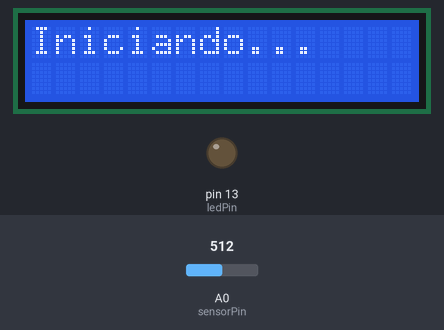
Simulated run of this sketch. Board: Arduino Uno, built with avr-gcc and run on an emulated ATmega328P. On the bench: 16×2 character LCD, output pins drawn as LEDs (lit = HIGH). The test bench sets the inputs (shaded band); at power-on: A0 (sensorPin) = 512. The modem accepts every AT command (registered, SIM ready, sends succeed) and sends nothing else; what the sketch prints to the serial monitor is not drawn.

Above: at 2.1 s.
At 5.2 s:
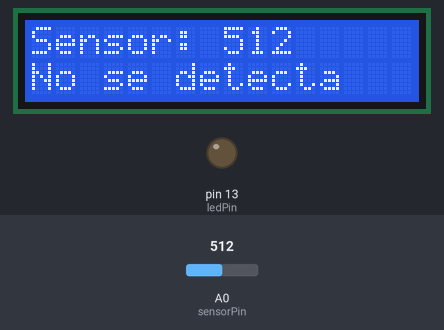
5.3 s: A0 (sensorPin) set to 990
At 9.5 s:
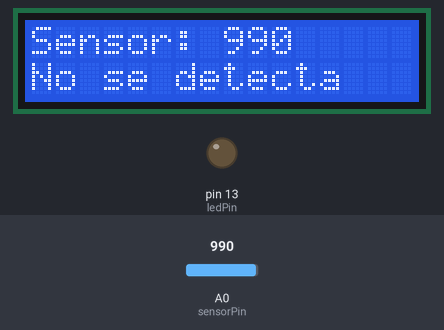
10.9 s: A0 (sensorPin) set to 1008
At 14.9 s:
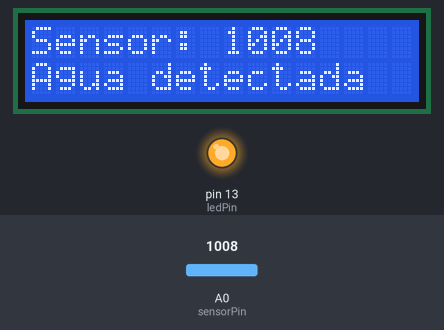
16.5 s: A0 (sensorPin) set to 1023
At 24.6 s:
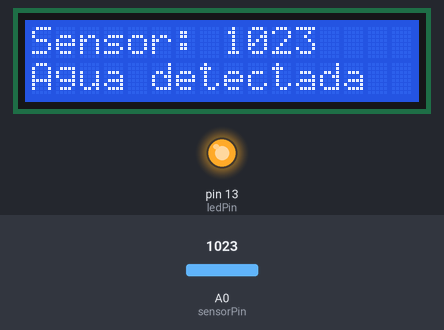
Timing chart, 0 to 26.1 s (numbered marks = the images above; inputs shaded):
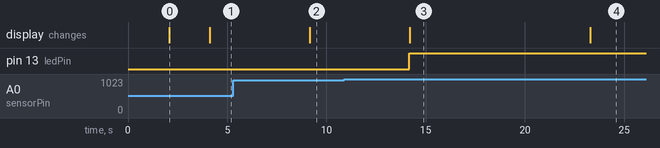

The sketch:

OK_nivel_agua_placa_solar_sim_copy.ino
```cpp
/* Componentes Necesarios
Placa Solar de 6V: Para generar energía.
Controlador de Carga Solar: Para gestionar la carga de la batería y proporcionar una salida de 5V.
Batería de 3.7V: La batería del móvil.
Regulador de Voltaje Step-Up (Boost Converter): Para elevar el voltaje de 3.7V a 5V si es necesario.
Arduino: Para el control del sistema.
Módulo GSM (SIM800L): Para enviar mensajes de WhatsApp.
Esquema de Conexión
Placa Solar:

Conecta los terminales del panel solar a la entrada del controlador de carga solar (positivo y negativo).
Controlador de Carga Solar:

Conecta la salida del controlador de carga a la batería (positivo y negativo).
Conecta la salida de 5V del controlador de carga al pin de 5V del Arduino y al pin GND.
Batería:

Conecta la batería al controlador de carga solar (positivo y negativo).
Ejemplo de Conexión

Placa Solar + ----> IN+ (Controlador de Carga)
Placa Solar - ----> IN- (Controlador de Carga)
Batería + ----> BAT+ (Controlador de Carga)
Batería - ----> BAT- (Controlador de Carga)
OUT+ (Controlador de Carga) ---> 5V (Arduino)
OUT- (Controlador de Carga) ---> GND (Arduino)

*/
#include <Wire.h>
#include <LiquidCrystal_I2C.h>
#include <SoftwareSerial.h>

// Configura la dirección I2C del display LCD (ajusta la dirección según el escaneo).
LiquidCrystal_I2C lcd(0x27, 16, 2); // Cambia 0x27 por la dirección correcta si es diferente.

SoftwareSerial gsm(7, 8); // RX, TX

const int sensorPin = A0; // Pin analógico al que está conectado el pin OUT del sensor
const int ledPin = 13;    // Pin del LED integrado en la placa Arduino

void setup()
{
    pinMode(ledPin, OUTPUT); // Configura el pin del LED como salida
    Serial.begin(9600);      // Inicia la comunicación serie a 9600 bps
    gsm.begin(9600);
    delay(1000);
    gsm.println("AT"); // Inicializar el módulo GSM
    delay(1000);

    // Inicializa el display LCD con 16 columnas y 2 filas.
    lcd.init();
    lcd.backlight(); // Enciende la luz de fondo del LCD.

    // Mensaje de bienvenida para verificar que el LCD funciona.
    lcd.setCursor(0, 0);
    lcd.print("Iniciando...");
    delay(2000); // Espera 2 segundos para mostrar el mensaje de bienvenida.
    lcd.clear();
}

void loop()
{
    int sensorValue = analogRead(sensorPin); // Lee el estado del sensor

    // Imprime el valor del sensor en el monitor serie
    Serial.print("Valor del sensor: ");
    Serial.println(sensorValue);

    // Muestra el valor del sensor en el LCD
    lcd.setCursor(0, 0); // Coloca el cursor en la primera columna, primera fila
    lcd.print("Sensor: ");
    lcd.print(sensorValue);
    lcd.print("    "); // Añade espacios en blanco para limpiar caracteres residuales

    if (sensorValue > 1000)
    { // Ajusta este umbral según sea necesario
        Serial.println("Agua detectada");
        lcd.setCursor(0, 1); // Coloca el cursor en la primera columna, segunda fila
        lcd.print("Agua detectada ");
        digitalWrite(ledPin, HIGH); // Enciende el LED
        sendWhatsAppMessage();
    }
    else
    {
        Serial.println("No se detecta agua");
        lcd.setCursor(0, 1); // Coloca el cursor en la primera columna, segunda fila
        lcd.print("No se detecta   ");
        digitalWrite(ledPin, LOW); // Apaga el LED
    }

    delay(5000); // Espera 5 segundos antes de la siguiente lectura
}

void sendWhatsAppMessage()
{
    gsm.println("AT+CMGF=1"); // Configurar el módulo en modo texto
    delay(1000);
    gsm.println("AT+CMGS=\"+1234567890\""); // Número de teléfono de destino
    delay(1000);
    gsm.print("El nivel de agua ha alcanzado el sensor.");
    delay(1000);
    gsm.write(26); // Enviar el mensaje
    delay(1000);
}
```

Measured:
- the behaviour switches between 1000 and 1001 on A0 (sensorPin) (found by bisection; images 2 and 3)
- after the input at 5.3 s, the display: changes after 3.8 s (image 2)
- after the input at 10.9 s, pin 13 (ledPin): LOW → HIGH after 3.3 s; the display: changes after 3.3 s (image 3)
- after the input at 16.5 s, the display: changes after 6.8 s (image 4)
- what the display in image 0 shows lasts 2.0 s, from 2.1 s to 4.1 s
